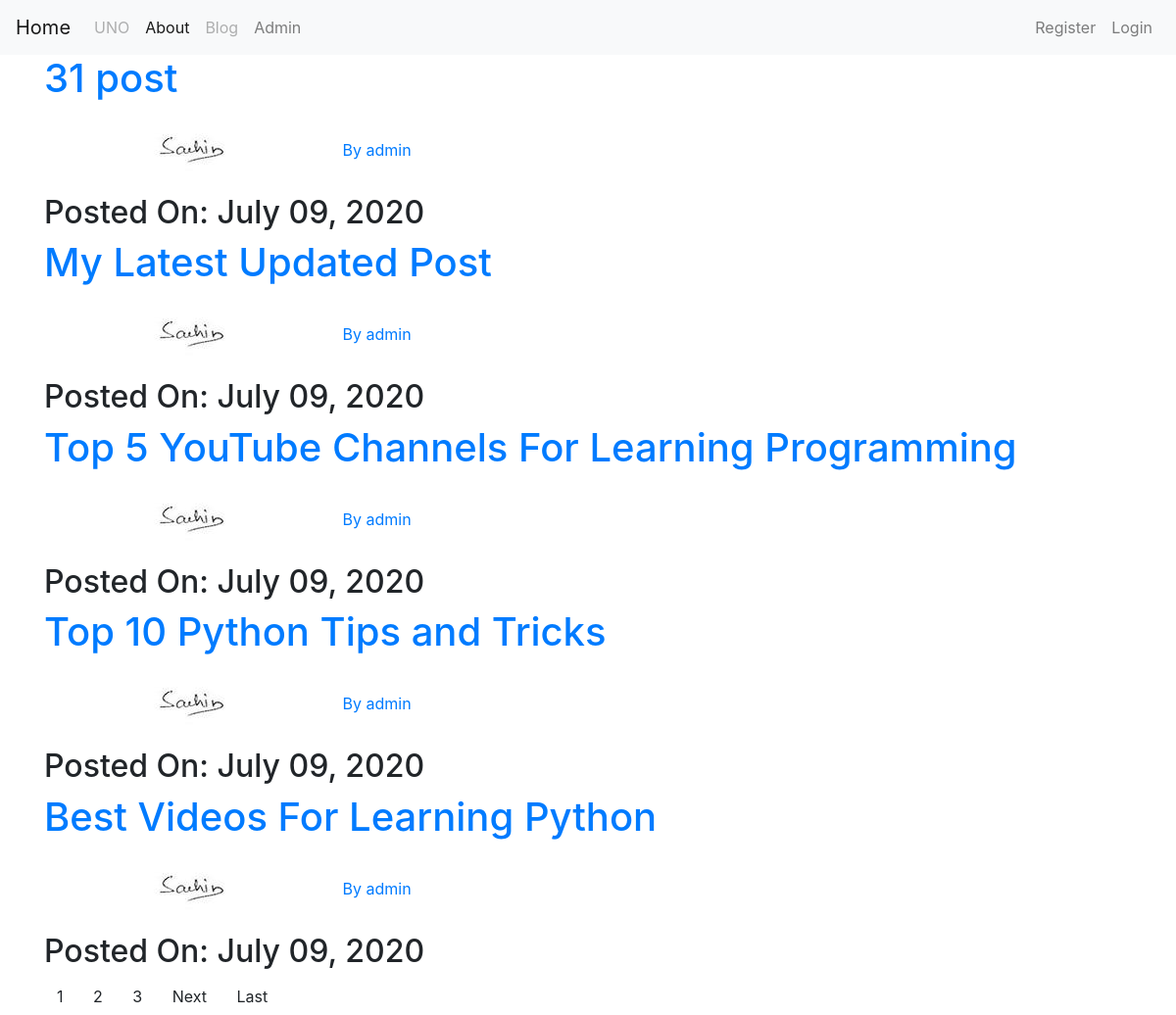
The page / on the database its author committed.
### blog/models.py (models this page shows, shortened)
class Post(models.Model):
    title = models.CharField(max_length=150)
    content = models.TextField()
    date_posted = models.DateTimeField(default=timezone.now)
    author = models.ForeignKey(User, on_delete=models.CASCADE)

### users/models.py (models this page shows, shortened)
class Profile(models.Model):
    user = models.OneToOneField(User, on_delete=models.CASCADE)
    image = models.ImageField(default='profile_pics/default.jpg', upload_to='profile_pics')

### blog/views.py (the view)
# urls.py: path('', PostListView.as_view(), name='blog-home'),
class PostListView(ListView):
    model = Post
    template_name = 'blog/home.html'
    context_object_name = 'posts'
    ordering = ['-date_posted']
    paginate_by = 5

### blog/templates/blog/home.html (shortened to what this page needs)
{% extends "blog/base.html" %}
{% block content %}
{% for post in posts %}
    <h1><a href="{% url 'post-detail' post.id %}">{{ post.title }}</a></h1>
    <img class="rounded-cirle" src = {{ post.author.profile.image.url }}>
    <a href="{% url 'user-posts' post.author.username %}">By {{ post.author }} </a>
    <h2>Posted On: {{ post.date_posted|date:"F d, Y" }}</h2>
{% endfor %}
{% if is_paginated %}
    {% for num in page_obj.paginator.page_range %}
        {% if page_obj.number == num %}
            <a class='btn' href="?page={{ num }}">{{ num }}</a>
        {% elif num > page_obj.number|add:'-3' and num < page_obj.number|add:'3' %}
            <a class='btn' href="?page={{ num }}">{{ num }}</a>
        {% endif %}
    {% endfor %}
    {% if page_obj.has_next %}
        <a class='btn' href="?page={{ page_obj.next_page_number }}">Next</a>
        <a class='btn' href="?page={{ page_obj.paginator.num_pages }}">Last</a>
    {% endif %}
{% endif %}
{% endblock content %}

### blog/templates/blog/base.html (shortened to what this page needs)
{% load static %}
<html>
<head>
    <link href="https://stackpath.bootstrapcdn.com/bootstrap/4.5.0/css/bootstrap.min.css" rel="stylesheet">
    <link rel="stylesheet", type="text/css", href="{% static 'blog/main.css' %}">
</head>
<body>
    <nav class="navbar navbar-expand-lg navbar-light bg-light">
        <a class="navbar-brand" href="{% url 'blog-home' %}">Home</a>
        <div class="collapse navbar-collapse" id="navbarNav">
            <ul class="navbar-nav">
                <li class="nav-item">
                    <a aria-disabled="true" class="nav-link disabled" href="#" tabindex="-1">UNO</a>
                </li>
                <li class="nav-item active">
                    <a class="nav-link" href="{% url 'blog-about' %}">About</a>
                </li>
                <li class="nav-item">
                    <a aria-disabled="true" class="nav-link disabled" href="#"  tabindex="-1">Blog</a>
                </li>
                <li class="nav-item">
                    <a aria-disabled="true" class="nav-link" href="{% url 'admin:index' %}">Admin</a>
                </li>
            </ul>
        </div>
        <div class="navbar-nav">
            {% if user.is_authenticated %}
                <a aria-disabled="true" class="nav-link" href="{% url 'post-create' %}">New Post</a>
                <a aria-disabled="true" class="nav-link" href="{% url 'profile' %}">Profile</a>
                <a aria-disabled="true" class="nav-link" href="{% url 'logout' %}">Logout</a>
            {% else %}
                <a aria-disabled="true" class="nav-link" href="{% url 'register' %}">Register</a>
                <a aria-disabled="true" class="nav-link" href="{% url 'login' %}">Login</a>
            {% endif %}
        </div>
    </nav>
    <div class="container">
        {% block content %} {% endblock %}
    </div>
</body>
</html>

### rows shown on the page
Post: title "31 post", author.profile.image (picture), author "admin", date_posted "July 09, 2020"
Post: title "My Latest Updated Post", author.profile.image (picture), author "admin", date_posted "July 09, 2020"
Post: title "Top 5 YouTube Channels For Learning Programming", author.profile.image (picture), author "admin", date_posted "July 09, 2020"
Post: title "Top 10 Python Tips and Tricks", author.profile.image (picture), author "admin", date_posted "July 09, 2020"
Post: title "Best Videos For Learning Python", author.profile.image (picture), author "admin", date_posted "July 09, 2020"

### other values the page prints
{{ num }} "1"
{{ num }} "2" "3"
